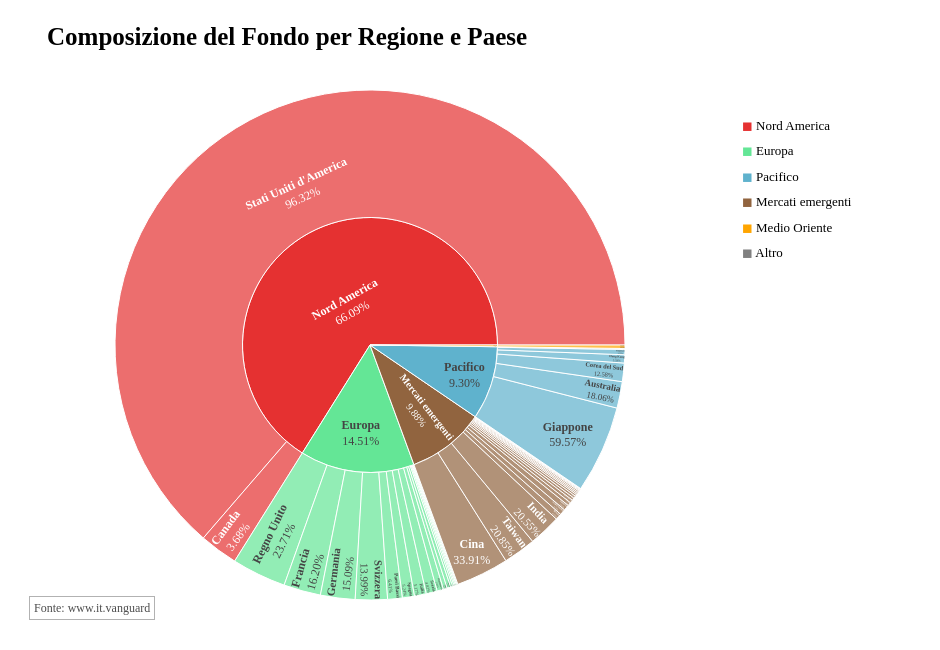

The notebook cell saved with this chart:
### Markdown cell above
<h3 style="color:darkblue; font-family:'Avenir'; font-weight:bold; text-align:center">
    Composizione globale fondo - Risultati
</h3>
<h4 style="font-family:'Avenir'">
    <ul style="font-family:'Avenir'; margin-top:0; padding-left:20px;">
        <li>Forte concentrazione (>63%) negli Stati Uniti.</li>
        <li>Giappone (5.54%) e Regno Unito (3.44%) sono il secondo e il terzo paese per peso.</li>
        <li>Italia al 15esimo posto con lo 0.75% di contributo all'interno del fondo.</li>
    </ul>
    <br>
</h4>

### Code cell
import pandas as pd
import plotly.express as px
import plotly.graph_objects as go

# Read CSV
df = pd.read_csv('Data/VWRL_territori.csv')

# Clean data
df['Fondo'] = df['Fondo'].str.replace('%', '').str.replace(',', '.').astype(float)
df['Benchmark'] = df['Benchmark'].str.replace('%', '').str.replace(',', '.').astype(float)

# Filter rows
df_filtered = df[df['Fondo'] > 0].copy()

# Define color_map (keeping original colors)
color_map = {
    'Nord America': 'rgba(229, 49, 49, 1)',
    'Europa': 'rgba(100, 230, 150, 90)',
    'Pacifico': 'rgba(95, 178, 205, 1)',
    'Mercati emergenti': 'rgba(145, 100, 63, 1)',
    'Medio Oriente': 'orange',
    'Altro': 'gray'
}

# Create sunburst chart
fig = px.sunburst(
    df_filtered,
    path=['Regione', 'Nazione'],  # Gerarchia: Regione -> Nazione
    values='Fondo',  # Valori delle percentuali
    title='<b>Composizione del Fondo per Regione e Paese</b>',
    color='Regione',  # Colora in base alla regione
    color_discrete_map=color_map,  # Mappa dei colori personalizzati
    hover_data={'Fondo': ':.2f', 'Benchmark': ':.2f', 'Variazione +/-': True}
)

# APPLY WHITE THEME
fig.update_layout(
    template='plotly_white',  # Changed to white theme
    paper_bgcolor="white",    # Changed to white
    plot_bgcolor="white",     # Changed to white
    title_font=dict(size=25, color='black'),  # Changed to black
    font=dict(color='black'),  # Changed to black
    margin=dict(t=90, l=0, r=200, b=50),
    height=650,
    width=940,
)

# Format labels
fig.update_traces(
    texttemplate='<b>%{label}</b><br>%{percentParent:.2%}',
    textinfo='text',
    hovertemplate='<b>%{label}</b><br>' +
                  'Fondo: %{customdata[0]:.2f}%<br>' +
                  'Benchmark: %{customdata[1]:.2f}%<br>' +
                  'Variazione: %{customdata[2]}<extra></extra>'
)

# Create legend - UPDATED FOR WHITE BACKGROUND
legend_annotations = []
y_position = 0.95
for i, (region, color) in enumerate(color_map.items()):
    legend_annotations.append(
        dict(
            x=1,
            y=y_position,
            xref='paper',
            yref='paper',
            text=f"<span style='color:{color}; font-size:13px;'>◼︎</span> {region}",
            showarrow=False,
            font=dict(size=13, color='black', family="Avenir"),  # Changed to black
            align='left',
            xanchor='left'
        )
    )
    y_position -= 0.05

# Add legend annotations to the layout - UPDATED SOURCE ANNOTATION
fig.update_layout(
    annotations=legend_annotations + [
        dict(
            x=0.21, y=-0.04,
            xref='paper', yref='paper',
            text='Fonte: www.it.vanguard',
            showarrow=False,
            font=dict(size=12, color='rgba(0,0,0,0.7)'),  # Changed to dark gray
            xanchor='right',
            bordercolor="rgba(0, 0, 0, 0.3)",  # Changed to dark border
            borderwidth=1,
            borderpad=4
        )
    ]
)

fig.update_layout(
    font=dict(
        family="'Avenir'",
    )
)

# Show graph
fig.show()

### Figure 1 — Plotly figure (JSON) as saved in the notebook; plotly's stock layout.template omitted (floating-point values rounded to 4 significant figures; data arrays with more than 128 entries replaced by an {"elided": "..."} marker saying what was removed)
{"data": [{"branchvalues": "total", "customdata": {"elided": "52x4 mixed values"}, "domain": {"x": [0, 1], "y": [0, 1]}, "hovertemplate": "<b>%{label}</b><br>Fondo: %{customdata[0]:.2f}%<br>Benchmark: %{customdata[1]:.2f}%<br>Variazione: %{customdata[2]}<extra></extra>", "ids": ["Medio Oriente/Israele", "Europa/Polonia", "Mercati emergenti/Islanda", "Mercati emergenti/Repubblica Ceca", "Europa/Grecia", "Mercati emergenti/Romania", "Europa/Germania", "Europa/Francia", "Pacifico/Nuova Zelanda", "Mercati emergenti/Filippine", "Europa/Finlandia", "Pacifico/Corea del Sud", "Europa/Svezia", "Mercati emergenti/Cile", "Nord America/Canada", "Nord America/Stati Uniti d'America", "Europa/Austria", "Mercati emergenti/Kuwait", "Europa/Spagna", "Europa/Paesi Bassi", "Mercati emergenti/Thailandia", "Europa/Regno Unito", "Mercati emergenti/Qatar", "Mercati emergenti/Taiwan", "Europa/Svizzera", "Mercati emergenti/Sudafrica", "Europa/Portogallo", "Europa/Norvegia", "Mercati emergenti/Ungheria", "Mercati emergenti/Malesia", "Europa/Italia", "Mercati emergenti/Turchia", "Europa/Belgio", "Mercati emergenti/Indonesia", "Mercati emergenti/India", "Pacifico/Hong Kong", "Mercati emergenti/Messico", "Mercati emergenti/Cina", "Mercati emergenti/Colombia", "Mercati emergenti/Brasile", "Mercati emergenti/Arabia Saudita", "Mercati emergenti/Emirati Arabi Uniti", "Pacifico/Giappone", "Europa/Irlanda", "Pacifico/Australia", "Europa/Danimarca", "Pacifico/Singapore", "Europa", "Medio Oriente", "Mercati emergenti", "Nord America", "Pacifico"], "labels": ["Israele", "Polonia", "Islanda", "Repubblica Ceca", "Grecia", "Romania", "Germania", "Francia", "Nuova Zelanda", "Filippine", "Finlandia", "Corea del Sud", "Svezia", "Cile", "Canada", "Stati Uniti d'America", "Austria", "Kuwait", "Spagna", "Paesi Bassi", "Thailandia", "Regno Unito", "Qatar", "Taiwan", "Svizzera", "Sudafrica", "Portogallo", "Norvegia", "Ungheria", "Malesia", "Italia", "Turchia", "Belgio", "Indonesia", "India", "Hong Kong", "Messico", "Cina", "Colombia", "Brasile", "Arabia Saudita", "Emirati Arabi Uniti", "Giappone", "Irlanda", "Australia", "Danimarca", "Singapore", "Europa", "Medio Oriente", "Mercati emergenti", "Nord America", "Pacifico"], "marker": {"colors": ["orange", "rgba(100, 230, 150, 90)", "rgba(145, 100, 63, 1)", "rgba(145, 100, 63, 1)", "rgba(100, 230, 150, 90)", "rgba(145, 100, 63, 1)", "rgba(100, 230, 150, 90)", "rgba(100, 230, 150, 90)", "rgba(95, 178, 205, 1)", "rgba(145, 100, 63, 1)", "rgba(100, 230, 150, 90)", "rgba(95, 178, 205, 1)", "rgba(100, 230, 150, 90)", "rgba(145, 100, 63, 1)", "rgba(229, 49, 49, 1)", "rgba(229, 49, 49, 1)", "rgba(100, 230, 150, 90)", "rgba(145, 100, 63, 1)", "rgba(100, 230, 150, 90)", "rgba(100, 230, 150, 90)", "rgba(145, 100, 63, 1)", "rgba(100, 230, 150, 90)", "rgba(145, 100, 63, 1)", "rgba(145, 100, 63, 1)", "rgba(100, 230, 150, 90)", "rgba(145, 100, 63, 1)", "rgba(100, 230, 150, 90)", "rgba(100, 230, 150, 90)", "rgba(145, 100, 63, 1)", "rgba(145, 100, 63, 1)", "rgba(100, 230, 150, 90)", "rgba(145, 100, 63, 1)", "rgba(100, 230, 150, 90)", "rgba(145, 100, 63, 1)", "rgba(145, 100, 63, 1)", "rgba(95, 178, 205, 1)", "rgba(145, 100, 63, 1)", "rgba(145, 100, 63, 1)", "rgba(145, 100, 63, 1)", "rgba(145, 100, 63, 1)", "rgba(145, 100, 63, 1)", "rgba(145, 100, 63, 1)", "rgba(95, 178, 205, 1)", "rgba(100, 230, 150, 90)", "rgba(95, 178, 205, 1)", "rgba(100, 230, 150, 90)", "rgba(95, 178, 205, 1)", "rgba(100, 230, 150, 90)", "orange", "rgba(145, 100, 63, 1)", "rgba(229, 49, 49, 1)", "rgba(95, 178, 205, 1)"]}, "name": "", "parents": ["Medio Oriente", "Europa", "Mercati emergenti", "Mercati emergenti", "Europa", "Mercati emergenti", "Europa", "Europa", "Pacifico", "Mercati emergenti", "Europa", "Pacifico", "Europa", "Mercati emergenti", "Nord America", "Nord America", "Europa", "Mercati emergenti", "Europa", "Europa", "Mercati emergenti", "Europa", "Mercati emergenti", "Mercati emergenti", "Europa", "Mercati emergenti", "Europa", "Europa", "Mercati emergenti", "Mercati emergenti", "Europa", "Mercati emergenti", "Europa", "Mercati emergenti", "Mercati emergenti", "Pacifico", "Mercati emergenti", "Mercati emergenti", "Mercati emergenti", "Mercati emergenti", "Mercati emergenti", "Mercati emergenti", "Pacifico", "Europa", "Pacifico", "Europa", "Pacifico", "", "", "", "", ""], "textinfo": "text", "texttemplate": "<b>%{label}</b><br>%{percentParent:.2%}", "type": "sunburst", "values": [0.22, 0.1, 0.01, 0.02, 0.08, 0.01, 2.19, 2.35, 0.06, 0.05, 0.23, 1.17, 0.7, 0.06, 2.43, 63.67, 0.05, 0.09, 0.76, 0.93, 0.15, 3.44, 0.09, 2.06, 2.03, 0.36, 0.05, 0.13, 0.03, 0.16, 0.75, 0.09, 0.24, 0.12, 2.03, 0.52, 0.22, 3.35, 0.01, 0.4, 0.37, 0.2, 5.54, 0.07, 1.68, 0.41, 0.33, 14.51, 0.22, 9.88, 66.1, 9.3]}], "layout": {"annotations": [{"align": "left", "font": {"color": "black", "family": "Avenir", "size": 13}, "showarrow": false, "text": "<span style='color:rgba(229, 49, 49, 1); font-size:13px;'>◼︎</span> Nord America", "x": 1, "xanchor": "left", "xref": "paper", "y": 0.95, "yref": "paper"}, {"align": "left", "font": {"color": "black", "family": "Avenir", "size": 13}, "showarrow": false, "text": "<span style='color:rgba(100, 230, 150, 90); font-size:13px;'>◼︎</span> Europa", "x": 1, "xanchor": "left", "xref": "paper", "y": 0.9, "yref": "paper"}, {"align": "left", "font": {"color": "black", "family": "Avenir", "size": 13}, "showarrow": false, "text": "<span style='color:rgba(95, 178, 205, 1); font-size:13px;'>◼︎</span> Pacifico", "x": 1, "xanchor": "left", "xref": "paper", "y": 0.85, "yref": "paper"}, {"align": "left", "font": {"color": "black", "family": "Avenir", "size": 13}, "showarrow": false, "text": "<span style='color:rgba(145, 100, 63, 1); font-size:13px;'>◼︎</span> Mercati emergenti", "x": 1, "xanchor": "left", "xref": "paper", "y": 0.8, "yref": "paper"}, {"align": "left", "font": {"color": "black", "family": "Avenir", "size": 13}, "showarrow": false, "text": "<span style='color:orange; font-size:13px;'>◼︎</span> Medio Oriente", "x": 1, "xanchor": "left", "xref": "paper", "y": 0.75, "yref": "paper"}, {"align": "left", "font": {"color": "black", "family": "Avenir", "size": 13}, "showarrow": false, "text": "<span style='color:gray; font-size:13px;'>◼︎</span> Altro", "x": 1, "xanchor": "left", "xref": "paper", "y": 0.7, "yref": "paper"}, {"bordercolor": "rgba(0, 0, 0, 0.3)", "borderpad": 4, "borderwidth": 1, "font": {"color": "rgba(0,0,0,0.7)", "size": 12}, "showarrow": false, "text": "Fonte: www.it.vanguard", "x": 0.21, "xanchor": "right", "xref": "paper", "y": -0.04, "yref": "paper"}], "font": {"color": "black", "family": "'Avenir'"}, "height": 650, "legend": {"tracegroupgap": 0}, "margin": {"b": 50, "l": 0, "r": 200, "t": 90}, "paper_bgcolor": "white", "plot_bgcolor": "white", "title": {"font": {"color": "black", "size": 25}, "text": "<b>Composizione del Fondo per Regione e Paese</b>"}, "width": 940}}
